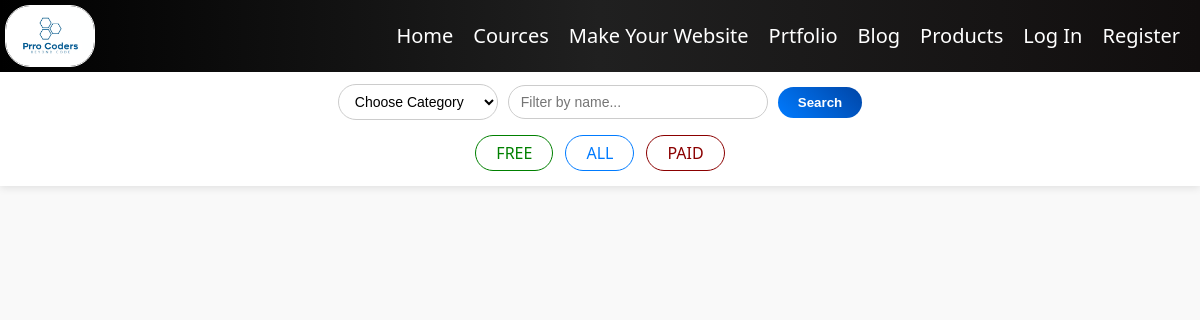
The app's page /products/use_1, older data.
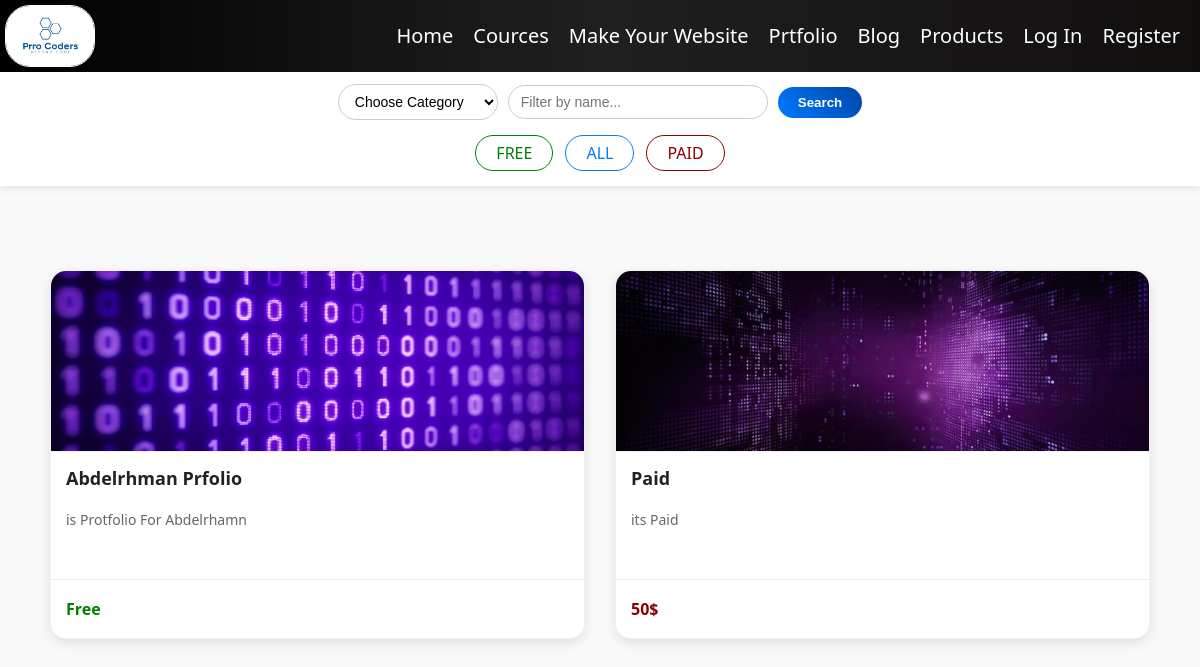
The same page, newer data.
### store/models.py (models this page shows, shortened)
class Product(models.Model):
    image = models.ImageField(upload_to='products/', default='default.png')
    name = models.CharField(max_length=30)
    description = models.CharField(max_length=400)
    Link = models.CharField(max_length=255)
    File = models.FileField()
    isActive = models.BooleanField(default=True)
    By = models.CharField(max_length=30)
    price = models.IntegerField()
    cat = models.ForeignKey(categoryS, on_delete=models.CASCADE, related_name='Product')

### store/views.py (the view, shortened to what this page needs)
# urls.py: path('', views.index, name='index'),
def index(request , use):
    if use == 1:
        if request.method == 'POST':
            name = request.POST['name']
            cat = request.POST['cat']
            products = Product.objects.all()
            if not cat == 'all':
                cate = categoryS.objects.get(name=cat)
                products = Product.objects.filter(cat=cate)
            all_products = []
            for product in products:
                product = product
                if name.lower() in product.name.lower():
                    all_products.append(product)
            context = {
                'cats': categoryS.objects.all(),
                'Products': all_products,
            }
            return render(request, 'store/index.html', context)
        else:
            context = {
                'cats': categoryS.objects.all(),
                'Products':Product.objects.all()
            }
            return render(request, 'store/index.html', context)

### store/models.py (called while the page is built)
    def __str__(self):
        return f'{self.name}'

### templates/store/index.html (shortened to what this page needs)
{% extends 'layout.html' %}
{% block body %}
{% load static %}
<link rel="stylesheet" href="{% static 'Cource/style.css' %}">
<div class="add">
    <div class="q">
        <form class="form" method="post" action="{% url 'store:store' 1 %}">
            <select name="cat" class="cat">
                <option value="all">Choose Category</option>
            </select>
            <input type="text" name="name" class="job" placeholder="Filter by name...">
            <input type="submit" value="Search" class="btn">
        </form>
        <div class="price">
            <a href="{% url 'store:store' 2 %}" class="free btnp">FREE</a>
            <a href="{% url 'store:store' 1 %}" class="btnp">ALL</a>
            <a href="{% url 'store:store' 3 %}" class="paid btnp">PAID</a>
        </div>
    </div>
</div>
<div class="a">
    <div class="Cources">
        {% for Product in Products %}
            {% if Product.isActive %}
                <a href="{% if user.is_authenticated %}{% url 'store:product_detail' Product.id %}{% else %}{% url 'Login' %}{% endif %}" class="a-Cource">
                    <div class="Cource">
                        <div class="img-container">
                            {% if Product.image %}
                                <img src="{{ Product.image.url }}" alt="Product Image" class="img">
                            {% else %}
                                <img src="/media/default.png" alt="Default Image" class="img">
                            {% endif %}
                        </div>
                        <div class="course-content">
                            <h1 class="name">{{ Product.name }}</h1>
                            <p class="des">{{ Product.description }}</p>
                        </div>
                        <div class="course-footer">
                            <div class="price-tag">
                                {% if Product.price == 0 %}
                                    <h4 class="free">Free</h4>
                                {% else %}
                                    <h4 class="paid">{{ Product.price }}$</h4>
                                {% endif %}
                            </div>
                        </div>
                    </div>
                </a>
            {% endif %}
        {% endfor %}
    </div>
</div>
{% endblock %}

Row changes from the older to the newer data that the page shows:
added Product: image (picture), name "Abdelrhman Prfolio", description "is Protfolio For Abdelrhamn", price "Free"
added Product: image (picture), name "Paid", description "its Paid", price "50"
